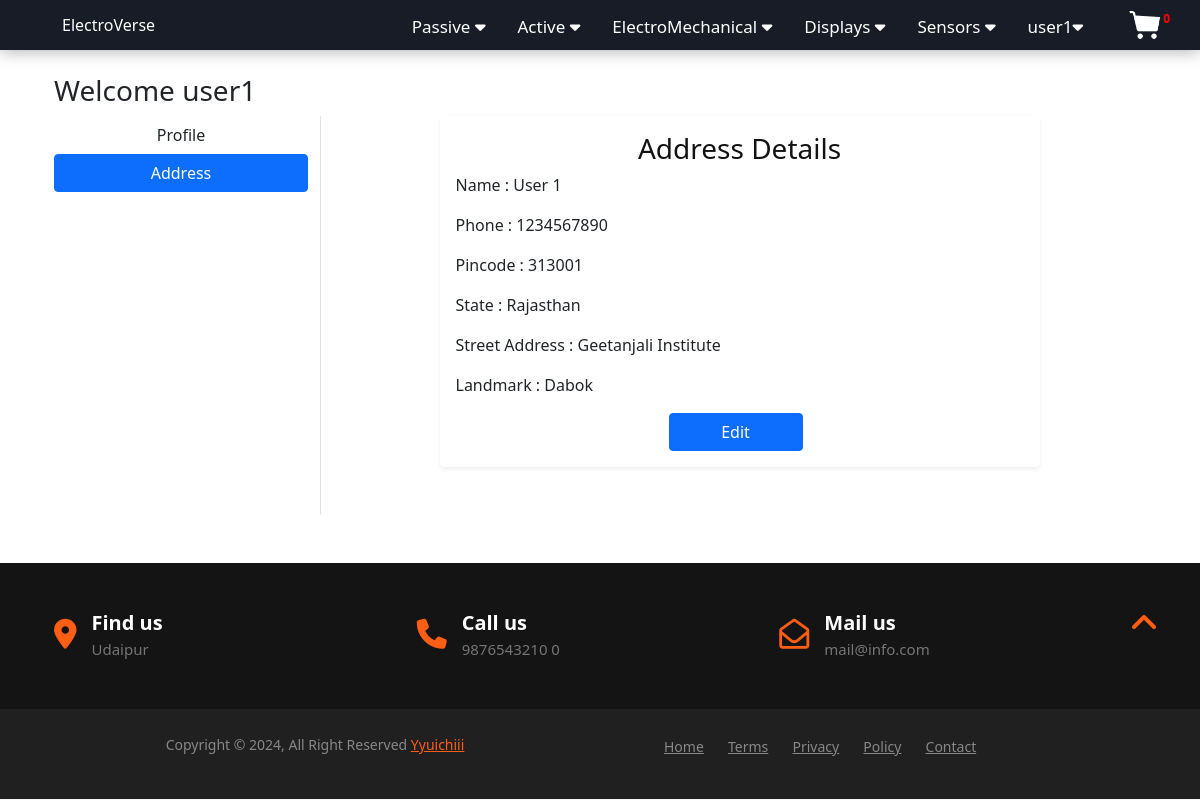
/account/Address/ (signed in), run on the app's committed database.
### Accounts/models.py (models this page shows, shortened)
class User(AbstractBaseUser):
    email = models.EmailField(
        verbose_name="email address",
        max_length=255,
        unique=True,
    )
    name=models.CharField(max_length=25)
    phone=models.CharField(validators=[phone_regex], max_length=10)
    is_active = models.BooleanField(default=True)
    is_admin = models.BooleanField(default=False)
    objects = CustomUserManager()
    USERNAME_FIELD = "email"
    REQUIRED_FIELDS = []

class Address(models.Model):
    user=models.OneToOneField(User,on_delete=models.CASCADE,primary_key=True)
    Name=models.CharField(max_length=30,blank=False,null=False)
    Phone=models.CharField(max_length=15,blank=False)
    Pincode=models.CharField(max_length=6,blank=False)
    State=models.CharField(max_length=20,blank=False)
    Street_Address=models.CharField(max_length=50,blank=False,null=False)
    Landmark=models.CharField(max_length=75,blank=True,null=False)

### Accounts/views.py (the view)
# urls.py: path('Address/', views.address_list,name='Address'),
@login_required
def address_list(request):
    address=Address.objects.filter(user=request.user).first()
    if address is None:
        address_dict=None
    else:
        address_dict = {
    'Name': address.Name,
    'Phone': address.Phone,
    'Pincode': address.Pincode,
    'State': address.State,
    'Street Address': address.Street_Address,
    'Landmark': address.Landmark,
    }
    return render(request,'Accounts/address_display.html',{'address':address_dict})

### Accounts/custom_context.py (called while the page is built)
def user_cart(request):
    c=0;
    if(request.user.is_authenticated):
      cart=Cart.objects.filter(user=request.user).aggregate(cart_no=Sum('Quantity'))
      c=cart['cart_no']
      if c==None:
         c=0
    return {'cart_no': c}

### Accounts/templates/Accounts/address_display.html (shortened to what this page needs)
{% extends 'Accounts/base.html' %}
{% load static %}
{% block main-content %}
<div class="container">
    <div class="container my-4">
        <div class="row">
         <h3>Welcome {{user.name}}</h3>
         <div class="col-sm-3 border-end">
          <ul class="list-unstyled">
           <li class="d-grid"><a href="{% url 'Profile' %}" class="btn">Profile</a></li>
           <li class="d-grid"><a href="{% url 'Address' %}" class="btn btn-primary">Address</a></li>
          </ul>
         </div>
    <div class="shadow-sm p-3 mb-5 bg-body-tertiary rounded Form_Container" id="unique_address">
        {% if address is None %}
        <h3 style="text-align: center;color: rgb(19, 18, 18);">No Address Found !!!</h3>
        <div class="d-grid gap-2 col-3 mx-auto">
            <button class="btn btn-primary" type="submit" hx-get="{% url 'Address_Edit' %}">Add</button>
        </div>
        {% else %}
        <h3 style="text-align: center;color: rgb(19, 18, 18);">Address Details</h3>
        {% for key, value in address.items %}
            <div class="col-md-12">
                <div class="form-floating mb-3">
                    {{ key }} : {{value}}
                </div>
            </div>
        {% endfor %}
        <div class="d-grid gap-2 col-3 mx-auto">
            <button class="btn btn-primary me-2" type="submit" hx-get="{% url 'Address_Edit' %}">Edit</button>
        </div>
        {% endif %}
    </div>
</div>
</div>
</div><br>
{% endblock main-content %}

### Accounts/templates/Accounts/navbar.html (shortened to what this page needs)
{% load static %}
  <nav id="nav">
        <ul class="main-menu">
            <li class="h_element home">
                <a href="{% url 'home' %}"
                class="c_home">
                ElectroVerse
                </a>
            </li>
            <li class="h_element dropdown">
                <button class="dropbtn">
                Passive
                    <i class="fa fa-caret-down"></i>
                </button>
            </li>
            <li class="h_element dropdown">
                <button class="dropbtn">Active
                    <i class="fa fa-caret-down"></i>
                </button>
            </li>
            <li class="h_element dropdown">
                <button class="dropbtn">
                ElectroMechanical <i class="fa fa-caret-down"></i>
                </button>
            </li>
            <li class="h_element dropdown">
                <button class="dropbtn">
                    Displays <i class="fa fa-caret-down"></i>
                </button>
            </li>
            <li class="h_element dropdown">
                <button class="dropbtn">
                    Sensors <i class="fa fa-caret-down"></i>
                </button>
            </li>
            {% if request.user.is_authenticated %}
            <li class="h_element dropdown">
                <button class="dropbtn">
                    {{user.name}}<i class="fa fa-caret-down"></i>
                </button>
            </li>
            <li class="h_element">
                <a href="{% url 'Cart' %}">
                    <img width="34" height="34"
                    src="{% static 'Accounts/Images/cart_icon.png' %}">
                    <sup class="cn">
                        {{cart_no}}
                    </sup>
                </a>
            </li>
            {% else %}
            <li class="h_element"><a href="{% url 'login' %}">Login</a></li>
            <li class="h_element"><a href="{% url 'registration' %}">Register</a></li>
            {% endif %}
        </ul>
</nav>

### Accounts/static/Accounts/css/style.css (style rules this page uses)
* { margin: 0; padding: 0; box-sizing: border-box; }
nav { text-align: center; background-color: hsl(220, 24%, 12%); box-shadow: 0 2px 16px hsla(220, 32%, 8%, .3); }
nav ul { width: 100%; list-style: none; display: flex; justify-content: flex-end; text-align: center; }
nav li { height: 50px; }
nav a { height: 100%; padding: 0 30px; text-decoration: none; display: flex; align-items: center; color: white; }
nav li:first-child { margin-right: auto; }
.Temp, .dropbtn { font-size: 17px; border: none; outline: none; color: white; padding: 14px 16px; background-color: inherit; font-family: inherit; margin: 0; cursor: pointer; }
.cn { color: red; font-weight: bolder; }
ul { margin: 0px; padding: 0px; }

### Accounts/static/Accounts/css/cart.css (style rules this page uses)
* { box-sizing: border-box; }
html { background: #f5f5f5; font-family: "Roboto", sans-serif; }

### Accounts/templates/Accounts/address_display.html (style rules this page uses)
.Form_Container { margin-top: 20px; padding: 20px; max-width: 600px; margin: 0 auto; }

### data on the page
User: name "user1"
Address: address "User 1" "1234567890" "313001" "Rajasthan" "Geetanjali Institute" "Dabok"

### other printed values
{{ cart_no }} "0"
{{ key }} "Name" "Phone" "Pincode" "State" "Street Address" "Landmark"
